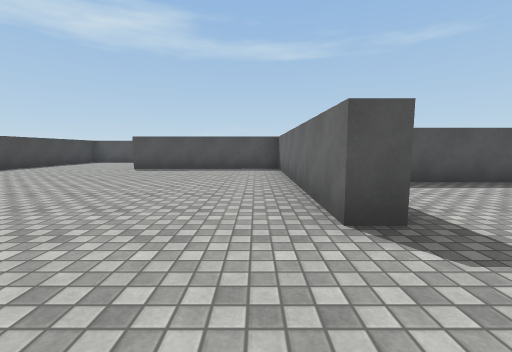
[1] (above)

22 first-person views from a walk through a scene from a Unity 3-D project. The camera is 1.2 m above the floor, tilts 6° down and sees 90° across. The floor is counted in squares, 2 m on a side. Each view is taken from the middle of a square. On the plan, view 1 faces up. The plan holds only what a view shows up to about 9 squares ahead; the rest is blank. The player is left out. Some animated figures are left out. Surface patterns are stand-ins for the level's own textures.

[2]
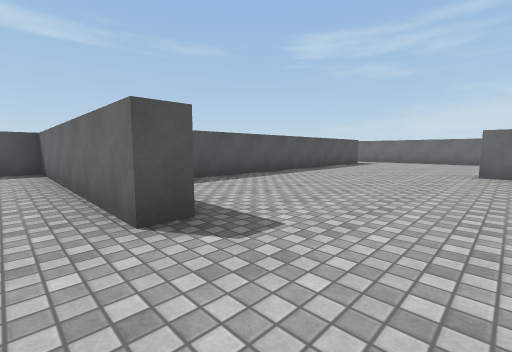

[3]
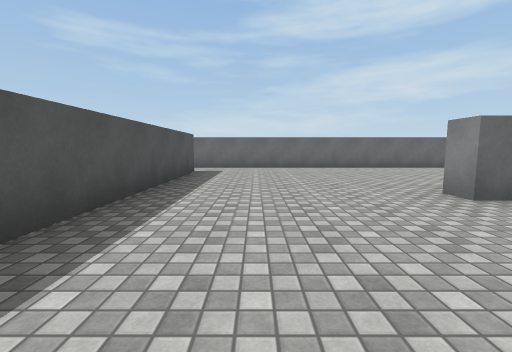

[4]
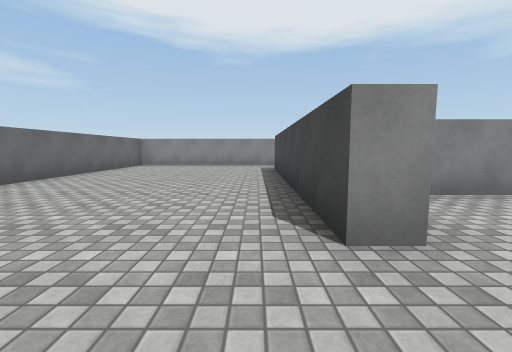

[5]
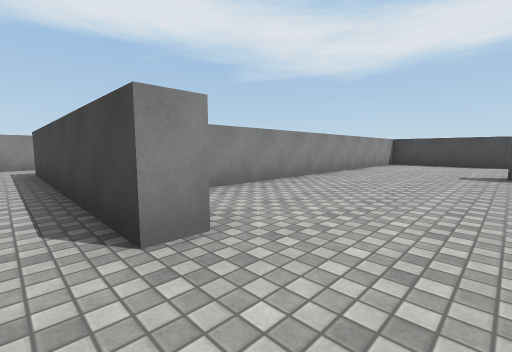

[6]
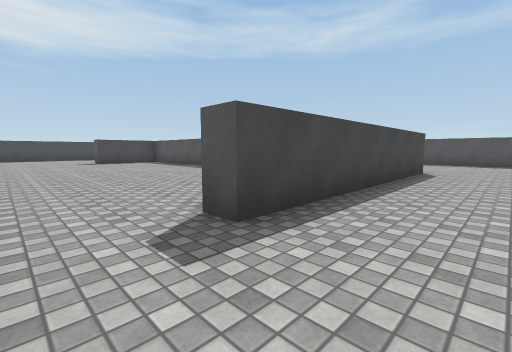

[7]
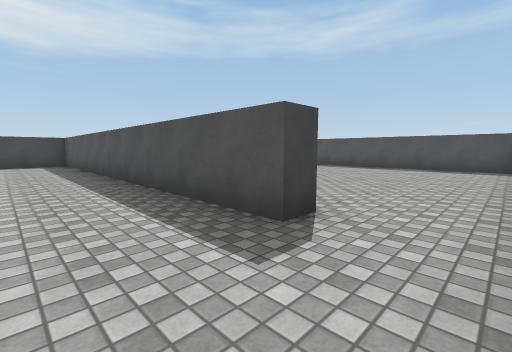

[8]
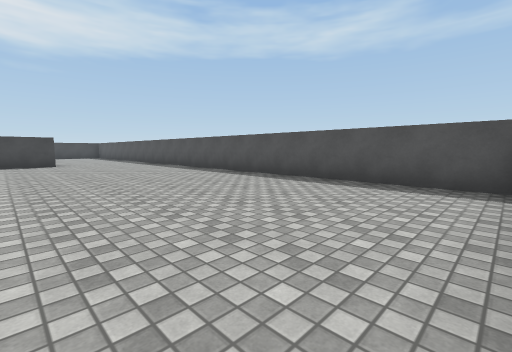

[9]
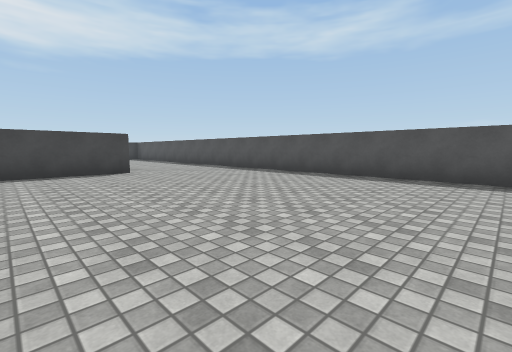

[10]
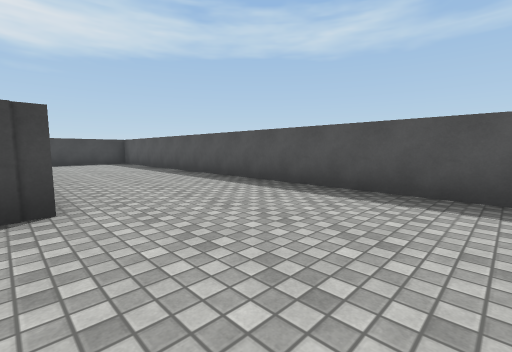

[11]
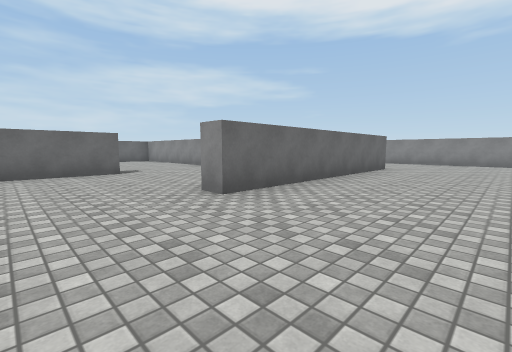

[12]
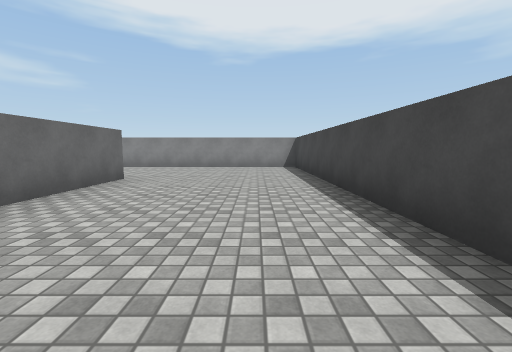

[13]
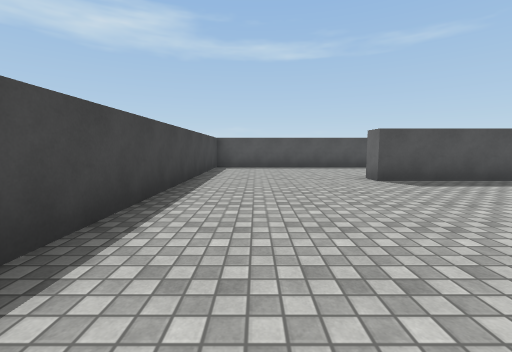

[14]
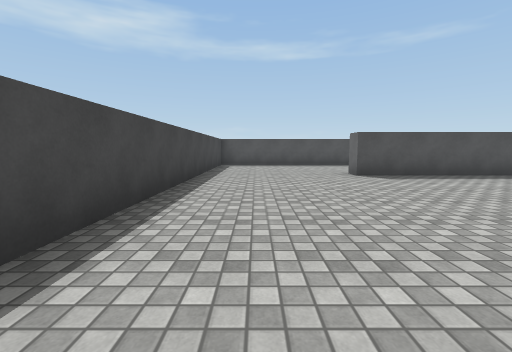

[15]
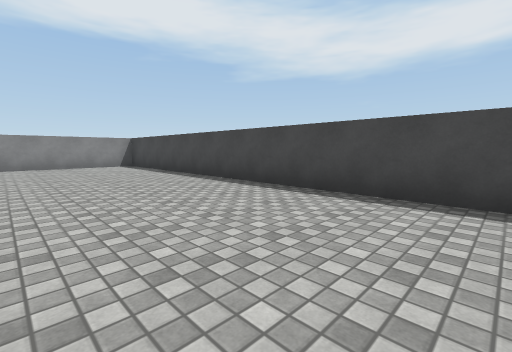

[16]
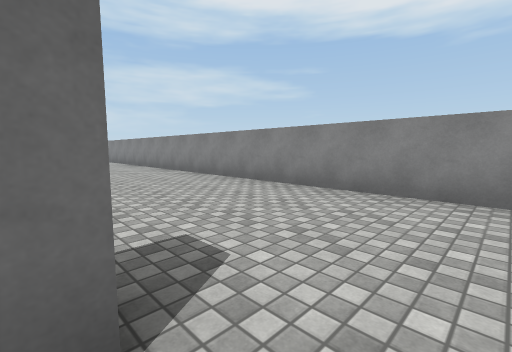

[17]
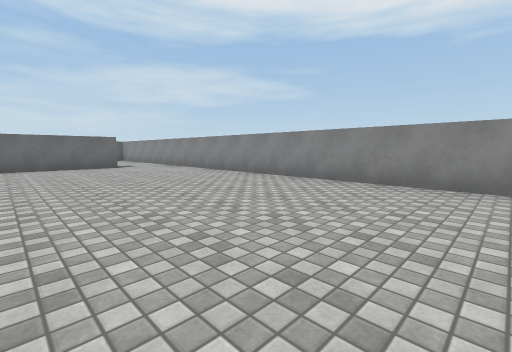

[18]
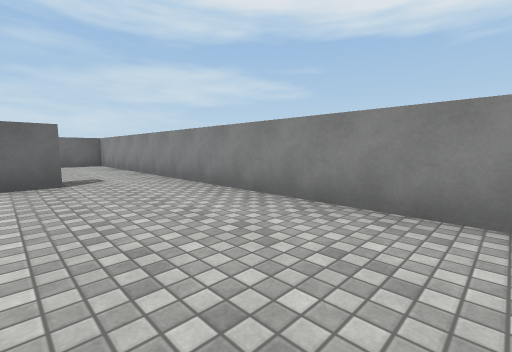

[19]
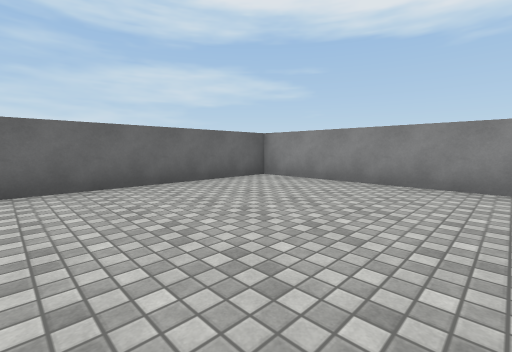

[20]
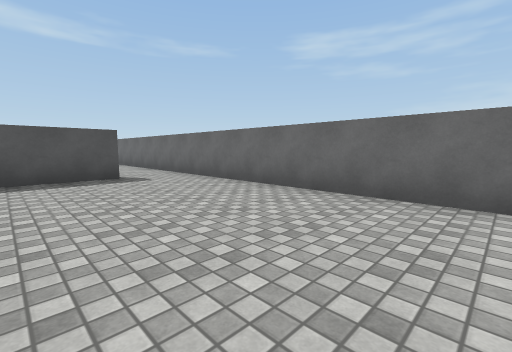

[21]
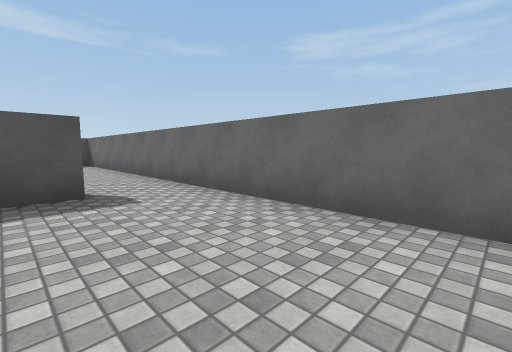

[22]
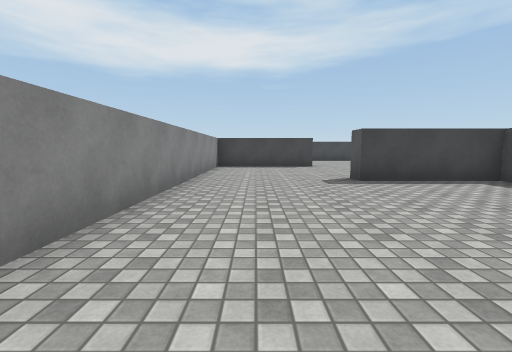

### Floor plan
Points are (right, up) in squares from view 1. A wall is a line through its corners. A room is listed if a view was taken in it or the views show most of it. See-through windows are left out.
Room 1 (views 1, 2, 3, 4, 5, 6, 7, 8, 9, 10, 11, 12, 13, 14, 15, 16, 17, 18, 19, 20, 21, 22)
walls: (6.9, -0.1) (6.9, 0.5) (7.4, 0.5) (7.4, -5.7) (6.9, -5.7) (6.9, -2.9); (1.2, 8.4) (1.2, 5.9); (10.7, 5.1) (10.7, 4.6) (1.2, 4.6) (1.2, 2) (0.7, 2) (0.7, 7.8) (-3.7, 7.8) (-3.7, 8.4); (-3.3, -4.2) (-3.3, 1.9) (-2.8, 1.9) (-2.8, -1.3) (5.8, -1.3); (12.3, -7.5) (12.3, 11.7) (-7.3, 11.7) (-7.3, -7.5) (12.3, -7.5)

Positions as (right, up) in squares from view 1, and headings:
1: (0, 0), facing up
2: (0, 0), facing up-right
3: (4, 3), facing right
4: (8, 2), facing down
5: (8, 2), facing down-left
6: (9, -7), facing up-left
7: (12, 3), facing up-left
8: (12, 7), facing up-left
9: (8, 6), facing up-left
10: (4, 8), facing up-left
11: (-6, 4), facing down-right
12: (-6, 1), facing down
13: (-6, 3), facing up
14: (-6, 2), facing up
15: (-4, 2), facing down-left
16: (-4, -4), facing down-right
17: (-2, -3), facing down-right
18: (2, -5), facing down-right
19: (8, -3), facing down-right
20: (9, -1), facing up-right
21: (10, 1), facing up-right
22: (6, 0), facing left
